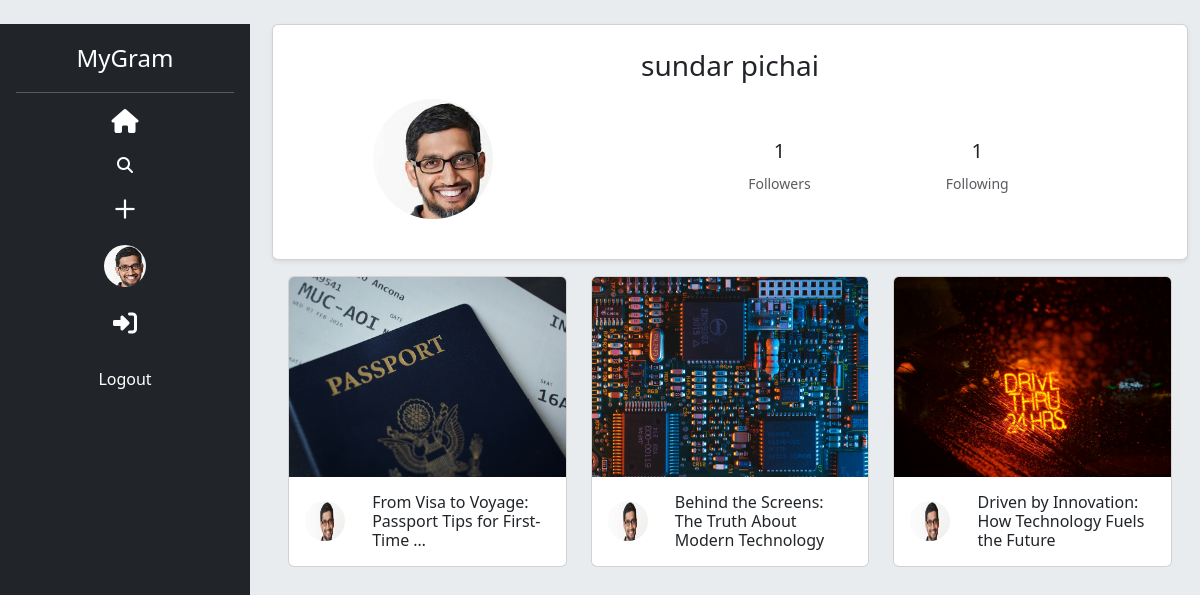
Screenshot of /profile/user/sundar pichai/profile/ (signed in) with the database file from the repository.
### Profile/models.py (models this page shows)
class ProfileImg(models.Model):
    user=models.OneToOneField(User,on_delete=models.CASCADE)
    image=models.ImageField(upload_to="Img/")
    name=models.CharField(max_length=50,null=True,blank=True)

### Post/models.py (models this page shows)
class Post(models.Model):
    user = models.ForeignKey(User, on_delete=models.CASCADE,default=1)
    title = models.CharField(max_length=200)
    content = models.TextField()
    image = models.ImageField(upload_to='images/', null=True, blank=True)
    category = models.ForeignKey(Category, on_delete=models.CASCADE)
    tags = models.ManyToManyField(Tag)
    create_at =  models.DateTimeField(auto_now_add=True)

### Profile/views.py (the view)
# urls.py: path('user/<str:username>/profile/', user_profile_image, name='user_profile_image'),
@login_required
def user_profile_image(request, username):
    user = get_object_or_404(User, username=username)
    posts = Post.objects.filter(user=user)
    profile = ProfileImg.objects.filter(user=user).first()
    followers_count = user.followers_set.count()
    following_count = user.following_set.count()
    is_following = False
    if request.user.is_authenticated:
        is_following = Following.objects.filter(follower=request.user, following=user).exists()
    return render(request, 'profile/show_profile.html', {
        'profile_user': user,
        'profile': profile,
        'followers_count': followers_count,
        'following_count': following_count,
        'is_following': is_following,
        'posts': posts,
    })

### templates/profile/show_profile.html (shortened to what this page needs)
{% extends 'base.html' %}
{% block content %}
<div class="d-flex  flex-column p-3 text-white bg-dark position-fixed" style="width: 250px; height: 100vh;">
    <a href="#" class="d-flex mx-auto align-items-center mb-3 mb-md-0 me-md-auto text-white text-decoration-none">
        <span class="fs-4">MyGram</span>
    </a>
    <hr>
    <ul class="nav nav-pills flex-column mb-auto">
        <li class="nav-item mx-auto">
            <a href="{% url 'post_list' %}" class="sidebar-link text-decoration-none mb-4 d-flex align-items-center gap-2 text-white">
                <i class="fa-solid fa-house" style="font-size: 24px; color: white;"></i>
            </a>
        </li>
        <li class="nav-item mx-auto">
            <a href="{% url 'search_view' %}" class="text-decoration-none mb-4 d-flex align-items-center gap-2 text-white">
                <i class="fa-solid fa-magnifying-glass"></i>
            </a>
        </li>
        <li class="nav-item mx-auto">
            <a href="{% url 'post_create' %}" class="sidebar-link mb-4 d-flex text-decoration-none align-items-center gap-2 text-white">
                <i class="fa-regular fa-plus" style="font-size: 24px; color: white;"></i>
            </a>
        </li>
        {% if request.user.is_authenticated %}
    <li class="mx-auto mb-4">
        <a href="{% url 'user_profile_image' request.user.username %}" class="sidebar-link d-flex align-items-center gap-2">
            {% if request.user.profileimg and request.user.profileimg.image %}
                <img src="{{ request.user.profileimg.image.url }}" class="rounded-circle" alt="Profile" style="width: 42px; height: 42px; object-fit: cover;">
            {% else %}
                <i class="far fa-user-circle fs-4"></i>
            {% endif %}
        </a>
    </li>
{% endif %}
        <li class="nav-item mx-auto">
            <a href="{% url 'login_view' %}" class="text-decoration-none mb-4 d-flex align-items-center gap-2 text-white">
                <i  class="fa-solid fa-right-to-bracket"  style="font-size: 24px; color: white;"></i>
            </a>
        </li>
        <li class="nav-item mx-auto">
            <a href="{% url 'logout' %}" class="nav-link text-white">
                 Logout
            </a>
        </li>
    </ul>
</div>
<div style="margin-left: 260px;">
    <div class="container mt-4">
        <div class="card shadow-sm p-4 text-center">
            <h3 class="mb-3">{{ profile_user.username }}</h3>
            <div class="row align-items-center">
                <div class="col-md-4 mb-3 mb-md-0 text-center">
                    <a href="{% url 'profile_image' %}" class="nav-link text-white text-center mb-3">
                        {% if profile and profile.image %}
                            <img src="{{ profile.image.url }}" class="rounded-circle" style="width: 120px; height: 120px; object-fit: cover;" alt="Profile Image">
                        {% else %}
                        <i class="fas fa-user-circle fs-1" style="color: red;"></i>
                        {% endif %}
                    </a>
                </div>
                <div class="col-md-8 text-center">
                    <div class="row justify-content-center">
                        <div class="col-6 col-md-4">
                            <h5>{{ followers_count }}</h5>
                            <small class="text-muted">Followers</small>
                        </div>
                        <div class="col-6 col-md-4">
                            <h5>{{ following_count }}</h5>
                            <small class="text-muted">Following</small>
                        </div>
                    </div>
                </div>
            </div>
        </div>
    </div>
    <div class="row m-3">
        {% for post in posts %}
          <div class="col-md-4">
            <div class="card mb-4 position-relative">
              <img src="{{ post.image.url }}" class="card-img-top img-fluid" alt="Post Image" style="height: 200px; object-fit: cover;">
              <div class="card-body">
                <div class="row align-items-center">
                  <div class="col-3">
                    <img src="{{ profile.image.url }}" class="rounded-circle img-fluid" style="height: 40px; width:40px;" alt="User Profile">
                  </div>
                  <div class="col-9">
                    <h6 class="card-title mb-0">{{ post.title |truncatewords:8 }}</h6>
                  </div>
                </div>
              </div>
            </div>
          </div>
        {% endfor %}
      </div>
</div>
{% endblock %}

### rows the page displays
ProfileImg: image (picture)
Post: image (picture), title "From Visa to Voyage: Passport Tips for First-Time …"
Post: image (picture), title "Behind the Screens: The Truth About Modern Technology"
Post: image (picture), title "Driven by Innovation: How Technology Fuels the Future"

### other values shown
{{ profile_user.username }} "sundar pichai"
{{ followers_count }} "1"
{{ following_count }} "1"
